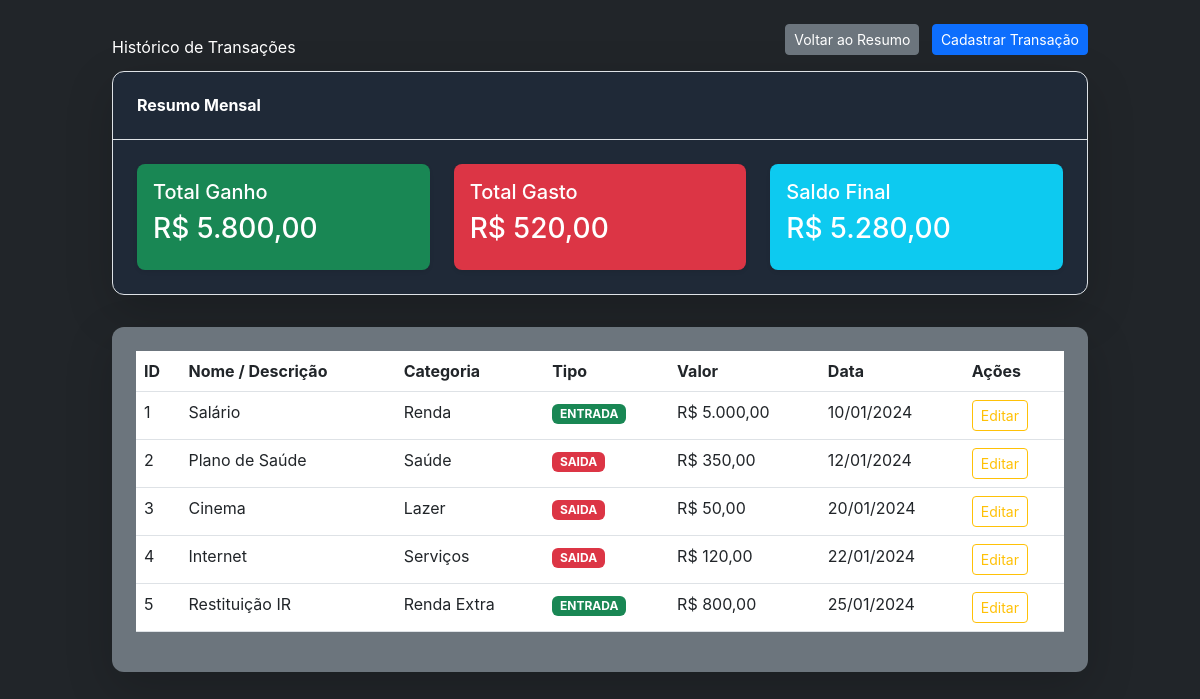
The page /historic.php?id=1 on the database its author committed.
### tables this page shows
CREATE TABLE transactions (
    id INT PRIMARY KEY AUTO_INCREMENT,
    name VARCHAR(255) NOT NULL,
    category VARCHAR(100) NOT NULL,
    type ENUM('Saida', 'Entrada') NOT NULL,
    value DECIMAL(10, 2) NOT NULL,
    date DATE NOT NULL,
    month_id INT,
    FOREIGN KEY (month_id) REFERENCES month(id)
);

### historic.php (the view, shortened to what this page needs)
<?php
require_once('connect.php');
if (isset($_GET['id'])) {
    $month_id = intval($_GET['id']);
    $sql = "SELECT * FROM transactions WHERE month_id = $month_id";
    $result = mysqli_query($conn, $sql);
    $totalIncome = 0;
    $totalExpense = 0;
    $finalBalance = 0;
    $transactions = [];
    if ($result && mysqli_num_rows($result) > 0) {
        while ($row = mysqli_fetch_assoc($result)) {
            $transactions[] = $row;
            if ($row['type'] === 'Entrada') {
                $totalIncome += $row['value'];
            } elseif ($row['type'] === 'Saida') {
                $totalExpense += $row['value'];
            }
        }
        $finalBalance = $totalIncome - $totalExpense;
    }
} else {
    echo "ID do mês não especificado.";
    exit();
}
?>
<!DOCTYPE html>
<html lang="pt-BR">
<head>
    <script src="https://cdn.tailwindcss.com"></script>
    <link href="https://cdn.jsdelivr.net/npm/bootstrap@5.3.0-alpha1/dist/css/bootstrap.min.css" rel="stylesheet">
    <link rel="stylesheet" href="style.css">
</head>
<body class="bg-dark text-white">
    <div class="container p-4">
        <div class="d-flex justify-content-between align-items-center">
            <h1 class="text-white">Histórico de Transações</h1>
            <div>
                <a href="index.php" class="btn btn-sm mb-3 btn-secondary me-2">Voltar ao Resumo</a>
                <a href="criar_transacao.php?id=<?= $month_id ?>" id="openModalButton" class="btn btn-sm mb-3 btn-primary">
                    Cadastrar Transação
                </a>
            </div>
        </div>
        <div class="mb-8 border rounded-xl shadow-lg bg-gray-800">
            <div class="border-bottom p-4">
                <h2 class="font-bold">Resumo Mensal</h2>
            </div>
            <div class="p-4 row row-cols-1 row-cols-md-3 g-4">
                <div class="col">
                    <div class="p-3 bg-success text-white rounded-lg shadow-sm">
                        <p class="h5">Total Ganho</p>
                        <p class="h3">R$ <?= number_format($totalIncome, 2, ',', '.') ?></p>
                    </div>
                </div>
                <div class="col">
                    <div class="p-3 bg-danger text-white rounded-lg shadow-sm">
                        <p class="h5">Total Gasto</p>
                        <p class="h3">R$ <?= number_format($totalExpense, 2, ',', '.') ?></p>
                    </div>
                </div>
                <div class="col">
                    <div class="p-3 bg-info text-white rounded-lg shadow-sm">
                        <p class="h5">Saldo Final</p>
                        <p class="h3">R$ <?= number_format($finalBalance, 2, ',', '.') ?></p>
                    </div>
                </div>
            </div>
        </div>
        <div class="table-responsive bg-secondary rounded-xl mt-4 shadow-lg">
            <div class="p-4">
                <table class="table text-white">
                    <thead>
                        <tr>
                            <th>ID</th>
                            <th>Nome / Descrição</th>
                            <th>Categoria</th>
                            <th>Tipo</th>
                            <th>Valor</th>
                            <th>Data</th>
                            <th>Ações</th>
                        </tr>
                    </thead>
                    <tbody>
                        <?php if (!empty($transactions)): ?>
                            <?php foreach ($transactions as $transaction): ?>
                                <tr>
                                    <td><?= $transaction['id']; ?></td>
                                    <td><?= $transaction['name']; ?></td>
                                    <td><?= $transaction['category']; ?></td>
                                    <td>
                                        <span class="badge <?= $transaction['type'] === 'Entrada' ? 'bg-success' : 'bg-danger'; ?>">
                                            <?= strtoupper($transaction['type']); ?>
                                        </span>
                                    </td>
                                    <td>R$ <?= number_format($transaction['value'], 2, ',', '.'); ?></td>
                                    <td><?= date('d/m/Y', strtotime($transaction['date'])); ?></td>
                                    <td>
                                        <a href="edit_transaction.php?id=<?= $transaction['id']; ?>" class="btn btn-outline-warning btn-sm">Editar</a>
                                    </td>
                                </tr>
                            <?php endforeach; ?>
                        <?php else: ?>
                            <tr>
                                <td colspan="7" class="text-center">Nenhuma transação encontrada para este mês.</td>
                            </tr>
                        <?php endif; ?>
                    </tbody>
                </table>
            </div>
        </div>
    </div>
</body>
</html>

### style.css (style rules this page uses)
body { font-family: 'Inter', sans-serif; }

### rows shown on the page
transactions: id "1", name "Salário", category "Renda", type "ENTRADA", value "5.000,00", date "10/01/2024"
transactions: id "2", name "Plano de Saúde", category "Saúde", type "SAIDA", value "350,00", date "12/01/2024"
transactions: id "3", name "Cinema", category "Lazer", type "SAIDA", value "50,00", date "20/01/2024"
transactions: id "4", name "Internet", category "Serviços", type "SAIDA", value "120,00", date "22/01/2024"
transactions: id "5", name "Restituição IR", category "Renda Extra", type "ENTRADA", value "800,00", date "25/01/2024"

### other values the page prints
$totalIncome "5.800,00"
$totalExpense "520,00"
$finalBalance "5.280,00"
